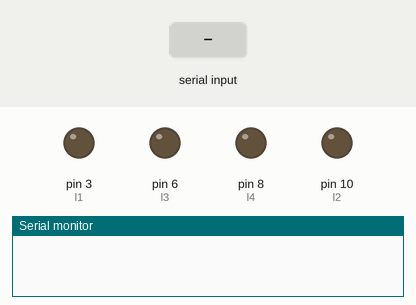
This sketch was run on a simulated Arduino Uno, built with avr-gcc and run on an emulated ATmega328P. Shown: output pins drawn as LEDs (lit = HIGH), the last lines printed to the serial monitor. The test bench sets the inputs (shaded band). Pins used as bus, display or sensor lines are not drawn.

Above: at 1.2 s.
1.3 s: "a" received over Serial
At 2.3 s:
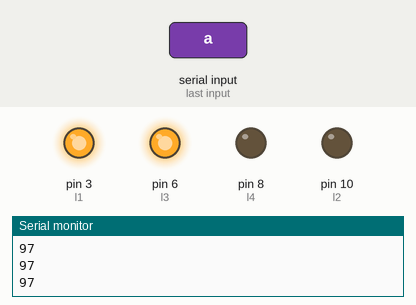
2.8 s: "d" received over Serial
At 3.7 s:
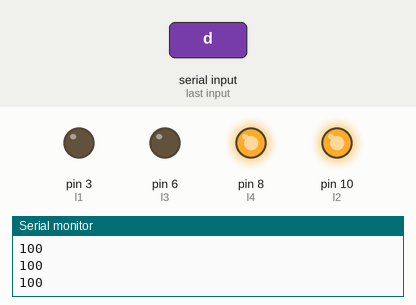
4.3 s: "b" received over Serial
At 4.8 s:
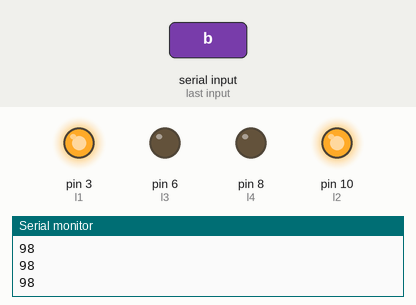
5.8 s: "e" received over Serial
At 7.0 s:
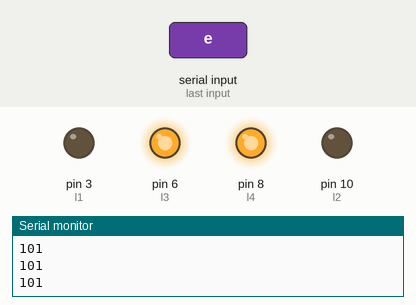
7.3 s: "c" received over Serial
At 8.4 s:
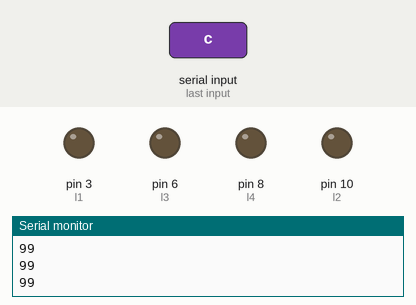
Timing chart, 0 to 9.8 s (numbered marks = the images above; inputs shaded):
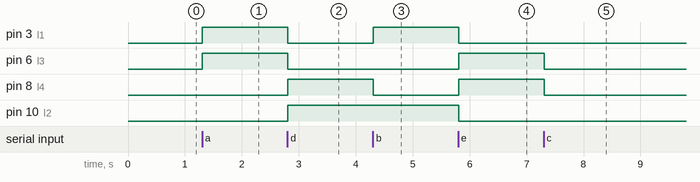

Measured:
- after the input at 1.3 s, pin 3 (l1), pin 6 (l3): LOW → HIGH at once
- after the input at 2.8 s, pin 3 (l1), pin 6 (l3): HIGH → LOW at once; pin 8 (l4), pin 10 (l2): LOW → HIGH at once
- after the input at 4.3 s, pin 3 (l1): LOW → HIGH at once; pin 8 (l4): HIGH → LOW at once
- after the input at 5.8 s, pin 3 (l1), pin 10 (l2): HIGH → LOW at once; pin 6 (l3), pin 8 (l4): LOW → HIGH at once
- after the input at 7.3 s, pin 6 (l3), pin 8 (l4): HIGH → LOW at once

The sketch:

Motor_Code.ino
```cpp
int l1=3;
int r1=5;
int l2=10;
int r2=11;
int l3=6;
int r3=7;
int l4=8;
int r4=9;
int mode = 'g';
void setup() {
  // put your setup code here, to run once:
  Serial.begin(9600);
pinMode(l1,OUTPUT);
pinMode(r1,OUTPUT);
pinMode(l2,OUTPUT);
pinMode(r2,OUTPUT);
pinMode(l3,OUTPUT);
pinMode(r3,OUTPUT);
pinMode(l4,OUTPUT);
pinMode(r4,OUTPUT);
}
void forward(){
  digitalWrite(l1,1);
    digitalWrite(r1,0);
      digitalWrite(l2,0);
        digitalWrite(r2,1);
   digitalWrite(l3,1);
    digitalWrite(r3,0);
      digitalWrite(l4,0);
        digitalWrite(r4,1);
  }
  void backward(){
  digitalWrite(l1,0);
    digitalWrite(r1,1);
      digitalWrite(l2,1);
        digitalWrite(r2,0);
  digitalWrite(l3,0);
    digitalWrite(r3,1);
      digitalWrite(l4,1);
        digitalWrite(r4,0);
  }
  void left(){
 digitalWrite(l1,0);
    digitalWrite(r1,1);
      digitalWrite(l2,0);
        digitalWrite(r2,1);
         digitalWrite(l3,1);
    digitalWrite(r3,0);
      digitalWrite(l4,1);
        digitalWrite(r4,0);
  }
  void right(){
 digitalWrite(l1,1);
    digitalWrite(r1,0);
      digitalWrite(l2,1);
        digitalWrite(r2,0);
         digitalWrite(l3,0);
    digitalWrite(r3,1);
      digitalWrite(l4,0);
        digitalWrite(r4,1);
  }
  void stoop(){
  digitalWrite(l1,0);
    digitalWrite(r1,0);
      digitalWrite(l2,0);
        digitalWrite(r2,0);
        digitalWrite(l3,0);
    digitalWrite(r3,0);
      digitalWrite(l4,0);
        digitalWrite(r4,0);
  }
  /*void test(){
  digitalWrite(l1,0);
    digitalWrite(r1,1);
      digitalWrite(l2,0);
        digitalWrite(r2,1);
         digitalWrite(l3,1);
    digitalWrite(r3,0);
      digitalWrite(l4,1);
        digitalWrite(r4,0);
  }*/
void loop() {
  // put your main code here, to run repeatedly:
//put the functions above here after using bluetooth
//test();
if(Serial.available()>0){
mode = Serial.read();
}
if(mode=='a'){ // Forward
  Serial.println(mode);
forward();
}
if(mode=='d'){ // backward
  Serial.println(mode);
backward();
}
if(mode=='b'){ // right
  Serial.println(mode);
right();
}
if(mode=='e'){ // left
  Serial.println(mode);
left();
}
if(mode=='c'){ // stop
  Serial.println(mode);
stoop();
}


}
```
